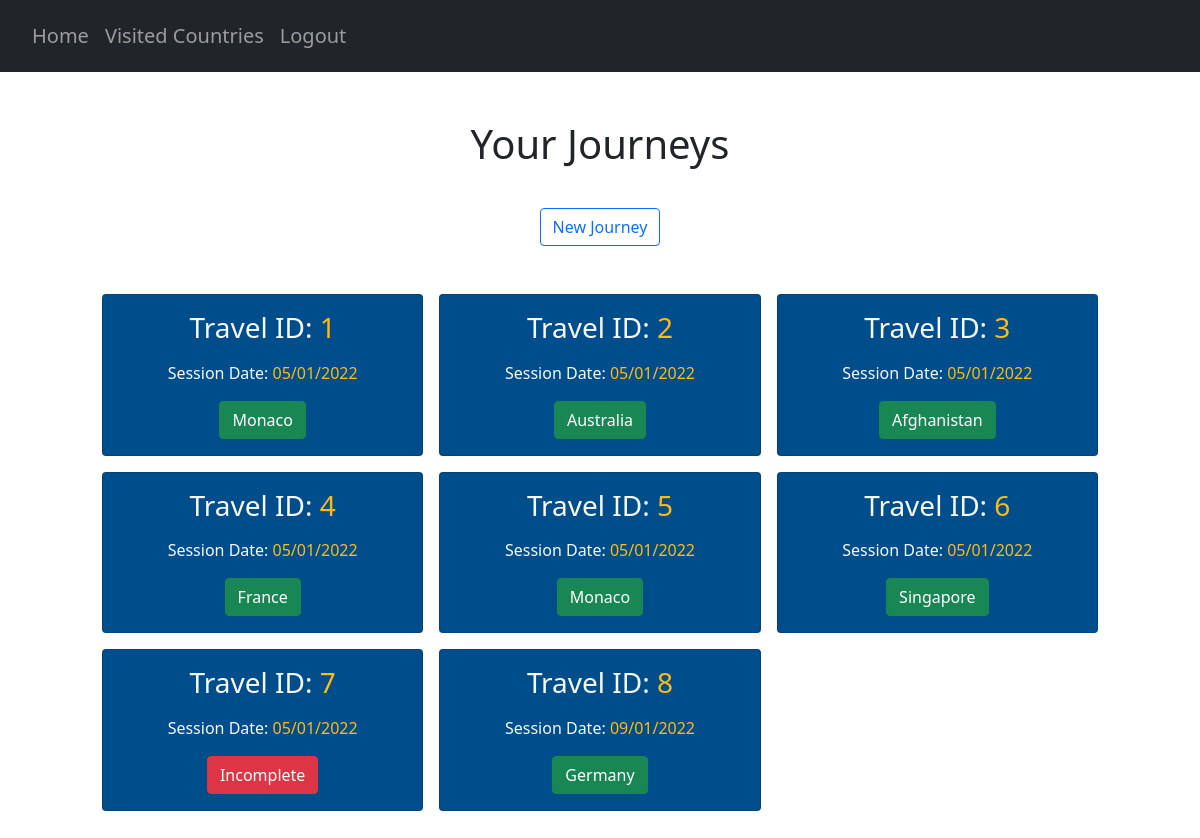
Screenshot of /journeys (signed in) with the database file from the repository.
### website/models.py (models this page shows)
class Country(db.Model):
    country_code = db.Column(db.String(3), primary_key=True)
    country_name = db.Column(db.String(150), unique=True)

### website/views.py (the view)
@views.route("/journeys", methods=["GET"])
@login_required
def journey():
    countries = Country.query.all()
    AllCountries = {}
    for country in countries:
        AllCountries[country.country_code] = country.country_name
    x = select(UserTravelScore)\
            .where(UserTravelScore.user_id == current_user.id)
    result = db.session.connection().execute(x)
    result = result.fetchall()
    travel_sessions = []
    for travel in result:
        num_country_scores = 0
        travelID = travel[1]
        dateAdded = travel[2]
        dateString = dateAdded.strftime("%d/%m/%Y")
        countries_X = select(UserCountryScore)\
            .where(UserCountryScore.user_id == current_user.id, UserCountryScore.travel_id == travelID)
        result_countries = db.session.connection().execute(countries_X)
        result_travels = result_countries.fetchall()
        if result_travels == []:
            travel_sessions.append((travelID, dateString, {'Status': 'Incomplete'}))
        else:
            for country_score in result_travels:
                num_country_scores += 1
            if num_country_scores == 197:
                country_scores_x = select(UserCountryScore)\
                    .where(UserCountryScore.user_id == current_user.id, UserCountryScore.travel_id == travelID)\
                    .order_by(UserCountryScore.total_score.desc())
                result_best_countries = db.session.connection().execute(country_scores_x)
                result_all_countries = result_best_countries.fetchall()
                result_top_country = result_all_countries[0][2]
                country_codes_to_filter = []
                for result in result_all_countries:
                    country_codes_to_filter.append(result[2])
                filtered_country_codes = filterPrevCountries(country_codes_to_filter, travelID)
                top_filtered_country_code = filtered_country_codes[0]
                top_country_name = AllCountries[top_filtered_country_code]
                travel_sessions.append((travelID, dateString, {'Top Country': top_country_name}))
            else:
                print("Incomplete - possible server error")
                travel_sessions.append((travelID, dateString, {'Status': 'Incomplete'}))
    return render_template("journeys.html", user=current_user, journeys=travel_sessions)

### website/__init__.py (called while the page is built)
def create_app():
    app = Flask(__name__)
    app.config['SECRET_KEY'] = 'pog'
    app.config['SQLALCHEMY_DATABASE_URI'] = f'sqlite:///{DB_NAME}'
    db.init_app(app)
    from .views import views
    from .auth import auth
    app.register_blueprint(views, url_prefix='/')
    app.register_blueprint(auth, url_prefix='/')
    from .models import User, Country, UserCountry, Safety, Cost, CulturalValue, CovidRestrictions
    create_database(app)
    login_manager = LoginManager()
    login_manager.login_view = 'auth.login'
    login_manager.init_app(app)
    @login_manager.user_loader
    def load_user(id):
        return User.query.get(int(id))
    return app

### website/questionHandler.py (called while the page is built)
def doesUserWantThisCountry(countryCode):
    countries = UserCountry.query.all()
    users_countries = []
    for country in countries:
        if country.user_id == current_user.id:
            users_countries.append(country.country_code)
    for country in users_countries:
        if countryCode in users_countries:
            return True
        else:
            return False

def filterPrevCountries(codes, travelID):
    try:
        current_travel = UserTravelScore.query.get((current_user.id, travelID))
    except (sqlite3.IntegrityError, sqlalchemy.exc.IntegrityError) as e:
        print(e)
    prev_countries = getattr(current_travel, "prev_countries")
    if prev_countries == True:
        return codes
    else:
        suggestionsStream = filter(lambda x:not(doesUserWantThisCountry(x)), codes)
        suggestionsStream = list(suggestionsStream)
        return suggestionsStream

### website/templates/journeys.html (shortened to what this page needs)
{% extends "base.html" %} {% block title %}Journeys{% endblock %}
{% block content %}
<div class="container pt-5">
      <h1 align="center">Your Journeys</h1>
</div>
<div class="container pt-3" align="center">
    <button type="submit" class="btn btn-outline-primary mt-3 newJourney">New Journey</button>
</div>
<section class="p-5">
    <div class="container">
        <div class="row text-center g-3">
            {% for travel in journeys %}
            {% for journeyS, journeyT in travel[2].items() %}
            <div class="col-4">
                <div class="card cardTravel text-light">
                    <div class="card-body text-center">
                        <h3 class="card-title mb-3">
                            Travel ID: <span style="color:#ffbb11">{{ travel[0] }}</span>
                        </h3>
                        <p class="card-text">
                            Session Date: <span style="color:#ffbb11">{{ travel[1] }}</span>
                        </p>
                        {% if journeyT == "Incomplete" %}
                        <button class="btn btn-danger travel" id="{{ travel[0] }}">Incomplete</button>
                        {% else %}
                        <button class="btn btn-success travel" id="{{ travel[0] }}">{{ journeyT }}</button>
                        {% endif %}
                    </div>
                </div>
            </div>
            {% endfor %}
            {% endfor %}
        </div>
    </div>
</section>
{% endblock %}

### website/static/extra.css (style rules this page uses)
.cardTravel { background-color: #004d8c; }

### rows the page displays
Country: travel "1", travel "05/01/2022", country_name "Monaco", travel "5"
Country: travel "2", travel "05/01/2022", country_name "Australia"
Country: travel "3", travel "05/01/2022", country_name "Afghanistan"
Country: travel "4", travel "05/01/2022", country_name "France"
Country: travel "6", travel "05/01/2022", country_name "Singapore"
Country: travel "8", travel "09/01/2022", country_name "Germany"

### other values shown
{{ travel[0] }} "7"
{{ travel[1] }} "05/01/2022"
